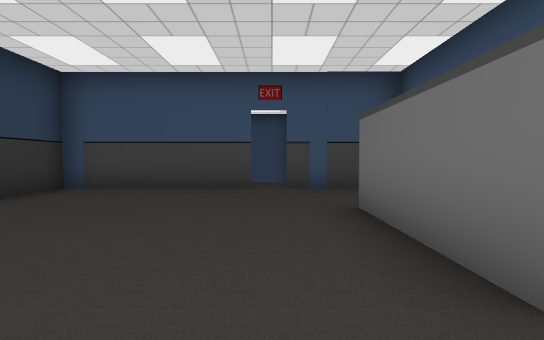
View 1 (above)

24 first-person views from a walk through a Unity game level. The camera is 1.3 m above the floor, tilts 2° down and sees 80° across. The floor is counted in squares, 2 m on a side. Each view is taken from the middle of a square. On the plan, view 1 faces up. The plan holds only what a view shows up to about 10 squares ahead; the rest is blank. The place goes on beyond the plan. Door leaves are left out, so doorways stand open. Some surface patterns are stand-ins.

View 2
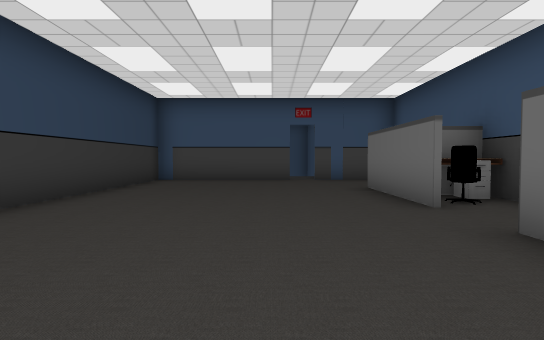

View 3
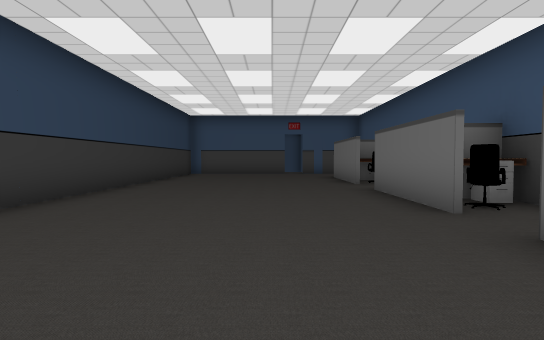

View 4
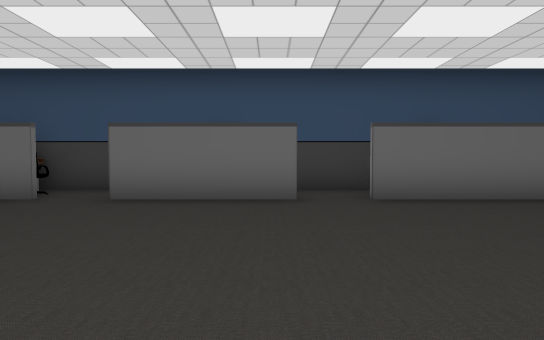

View 5
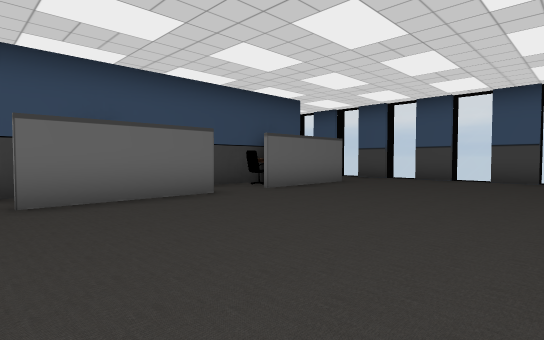

View 6
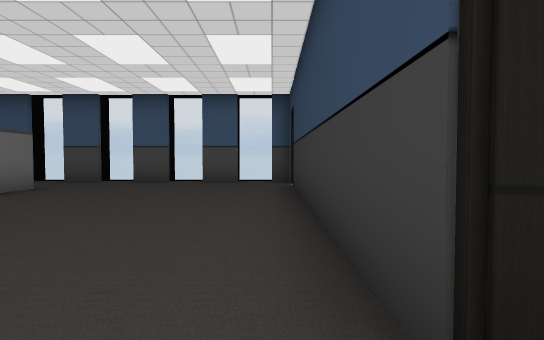

View 7
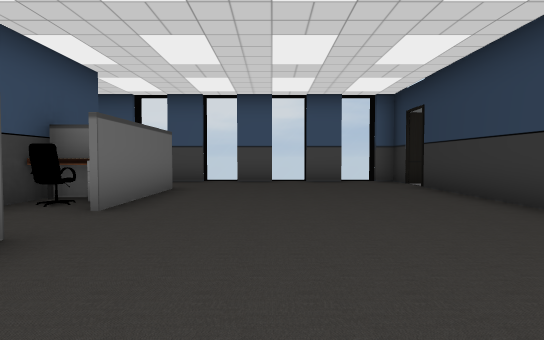

View 8
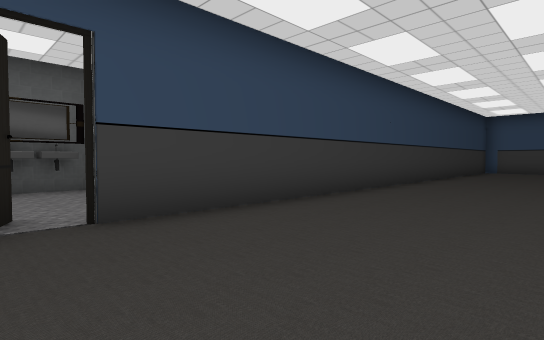

View 9
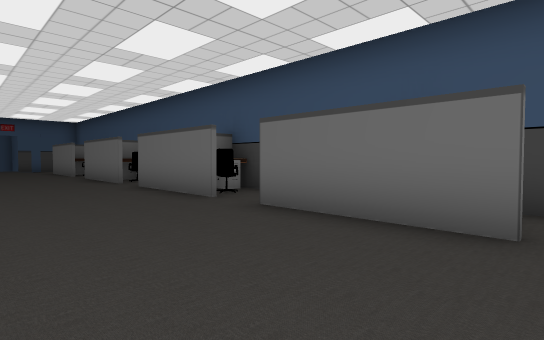

View 10
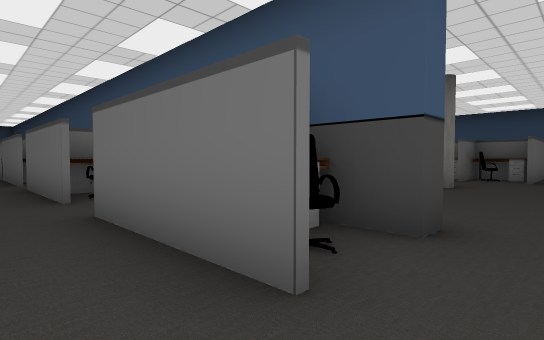

View 11
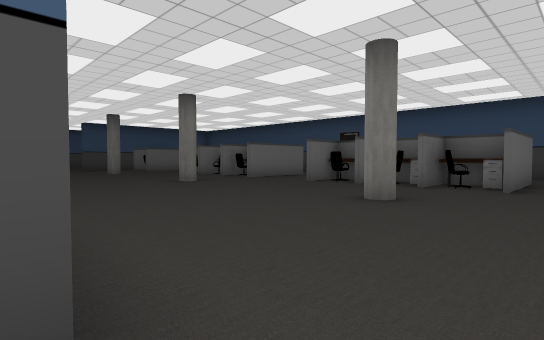

View 12
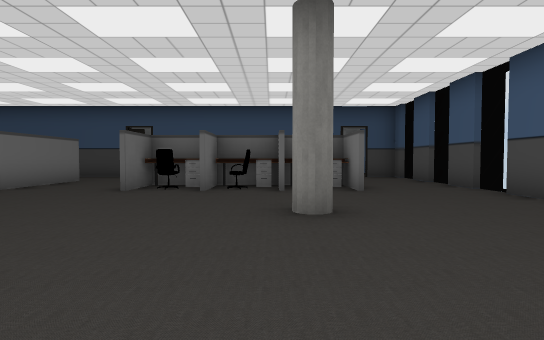

View 13
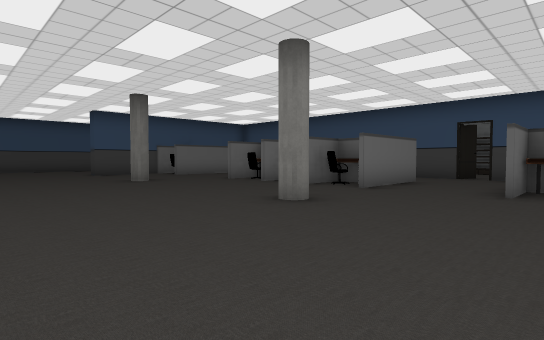

View 14
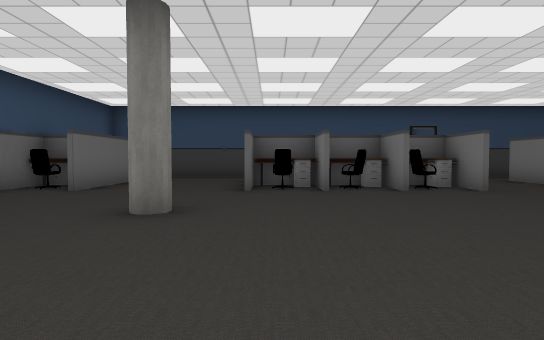

View 15
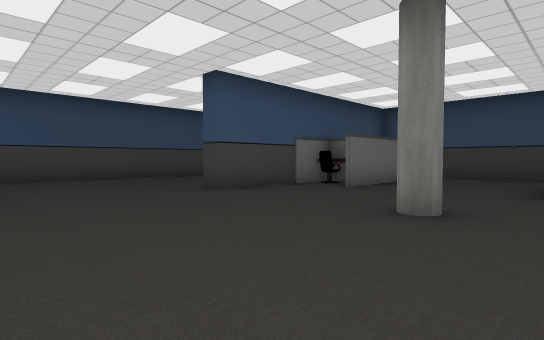

View 16
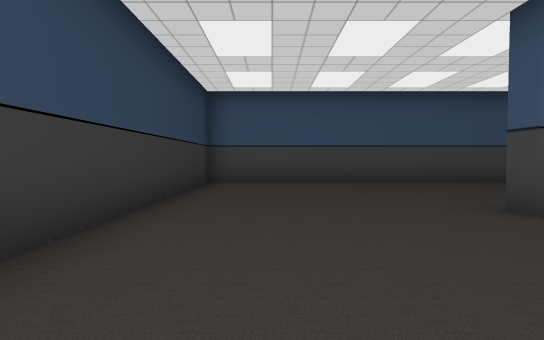

View 17
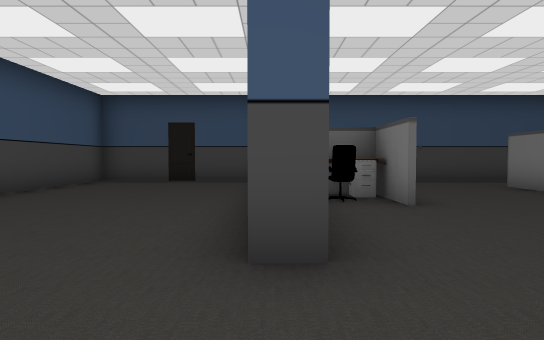

View 18
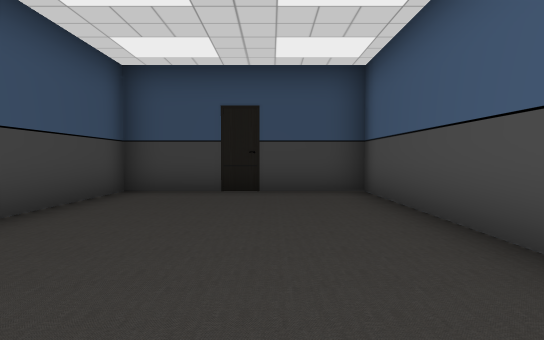

View 19
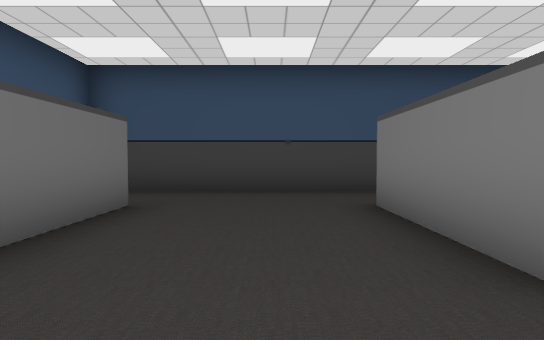

View 20
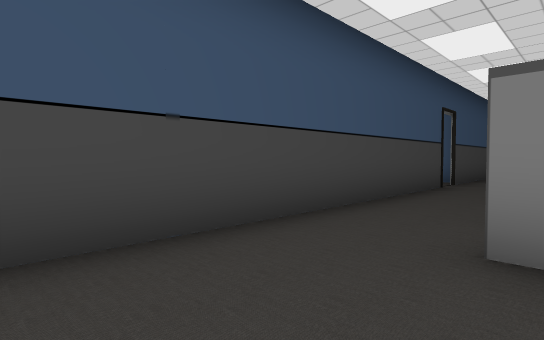

View 21
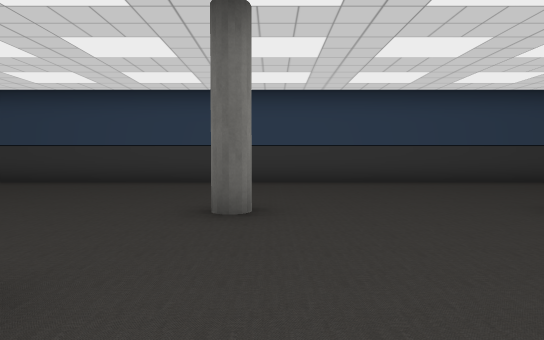

View 22
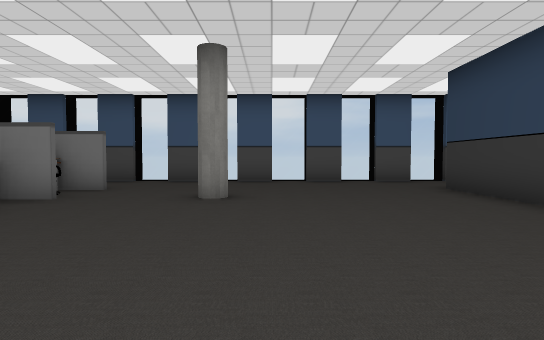

View 23
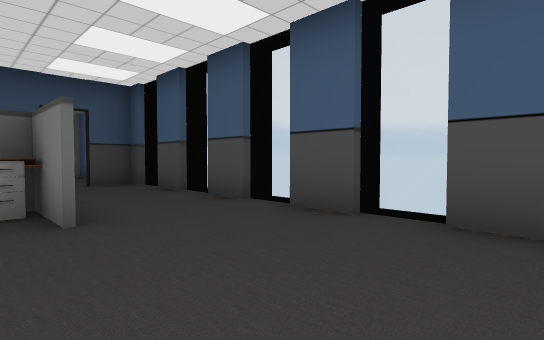

View 24
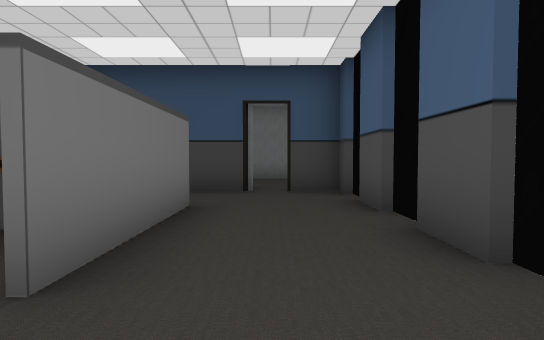

### Floor plan
Points are (right, up) in squares from view 1. A wall is a line through its corners. A room is listed if a view was taken in it or the views show most of it. See-through windows are left out.
Room 1 (views 1, 2, 3, 4, 5, 6, 7, 8, 9, 10, 11)
walls: (2.7, -3.6) (2.7, -1.6); (2.7, -9.1) (2.7, -6); (-5.3, -9.5) (-4.5, -9.9) (-4.5, -16.6); (2.7, 1.9) (2.7, 2.9); (3.2, -16) (2.7, -16) (2.7, -11.4); (-4.5, -17.4) (-4.5, -18.4) (-4, -18.4); (-1, -18.4) (0, -18.4); (-0.4, 7) (-4.5, 7) (-4.5, -9.1); (-3, -19) (-3, -18.4) (-2, -18.4); (1, -19) (1, -18.4) (2, -18.4); (2, 7) (0.2, 7)
ways out: opening at (3, -17.5) to room 2; open door at (0, 7); gap at (-5, -9)
objects: other object (1, -16) to (2, -13); other object (2, -11) to (2, -9); other object (2, -7) to (2, -5); other object (2, -3) to (2, -1); other object (2, 2) to (2, 4)
Room 2 (views 12, 13, 14, 15, 16, 17, 18, 19, 20, 21, 22, 23, 24)
walls: (10.5, -5.1) (12, -5.1); (11.1, -5.2) (10.5, -5.2); (10.5, -8.3) (12, -8.3); (12.5, -8.4) (10.5, -8.4); (12, -11.1) (10.5, -11.1); (12.2, -11) (13.5, -11); (15.5, -9) (15.5, 0.9); (10.5, 1.6) (8, 1.6) (8, 2.2); (11.1, 2.1) (15.5, 2.1) (15.5, 7) (3.2, 7) (3.2, -9.4); (10.9, -14.2) (12, -14.2); (12, -14.3) (10.9, -14.3); (12, -14.6) (12, -13.5); (15.5, -12.6) (15.5, -9.8); (3.2, -13.4) (3.2, -16); (9, -18.4) (10, -18.4); (15.5, -16.6) (15.5, -15.2); (7, -18.4) (8, -18.4); (11, -18.4) (12, -18.4); (13, -18.4) (14, -18.4); (4.9, -18.4) (6, -18.4); (3, -18.4) (4, -18.4); (15, -18.4) (15.5, -18.4) (15.5, -17.2)
ways out: opening at (3, -17.5) to room 1; opening at (16, -17)
objects: other object (11, -15); other object (11, -13); other object (11, -12); other object (11, -7); other object (11, -6); other object (11, -4); other object (11, 0) to (13, 1); desk (12, -15); desk (12, -13); desk (12, -12); desk (12, -7); desk (12, -6); desk (12, -4)

Positions as (right, up) in squares from view 1, and headings:
1: (0, 0), facing up
2: (-1, -3), facing up
3: (-1, -7), facing up
4: (-4, -7), facing right
5: (-4, -8), facing down-right
6: (-4, -9), facing down
7: (-1, -9), facing down
8: (-1, -10), facing up-left
9: (-2, -12), facing up-right
10: (0, -17), facing up-right
11: (3, -17), facing up-right
12: (4, -14), facing right
13: (4, -12), facing up-right
14: (4, -4), facing right
15: (4, -4), facing up-right
16: (5, -2), facing up
17: (6, 2), facing right
18: (9, 4), facing right
19: (9, -2), facing right
20: (13, -1), facing down-right
21: (12, -2), facing left
22: (7, -9), facing down
23: (7, -15), facing down-right
24: (9, -17), facing right
